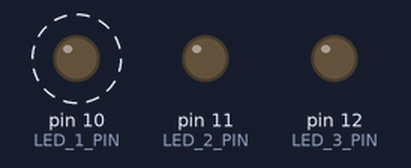
Simulated run of this sketch. Board: Arduino Uno, built with avr-gcc and run on an emulated ATmega328P. Parts: output pins drawn as LEDs (lit = HIGH). Dashed ring = blinking.

Above: at 0.5 s.
At 3.5 s:
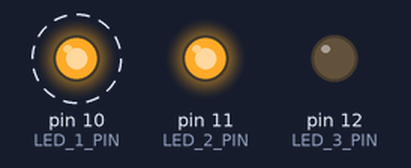
Timing chart, 0 to 5.2 s (numbered marks = the images above):
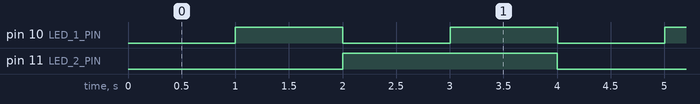

Measured:
- by itself, pin 10 (LED_1_PIN): alternates HIGH for 1.0 s and LOW for 1.0 s
- by itself, pin 11 (LED_2_PIN): alternates HIGH for 2.0 s and LOW for 2.0 s
- by itself, everything shown: repeats every 4.0 s, in 6 steps

The sketch:

protothread-example.ino
```cpp
/* Aplicaciones en tiempo real - FRLP
  Ejemplo: 03
  Circuito simulado: https://www.tinkercad.com/things/ffl84zS9Lln-threads/editel?sharecode=2TBQMTCOTI6vwOd5Vc-v3kFIP0pLY9kaTZ8JEdZDrDg
*/

#include <pt.h>
// Crear tus protothread(s)
#define LED_1_PIN 10
#define LED_2_PIN 11
#define LED_3_PIN 12

unsigned int TIME_INTERVAL_1 = 1000;
unsigned int TIME_INTERVAL_2 = 2000;

static struct pt ptHumedity, ptTemperature; // ref:. https://www.programiz.com/c-programming/c-structures

// Funcion que ejecutara el thread.
static int protothreadBlinkLed1(struct pt *pt, int PIN_ID, int INTERVAL)
{
    static unsigned long timestap = 0;
    // Arrancar el protothread
    PT_BEGIN(pt);
    while (1)
    {

        timestap = millis();
        PT_WAIT_UNTIL(pt, (millis() - timestap) > INTERVAL);

        int currentValueLed1 = digitalRead(PIN_ID);
        currentValueLed1 == HIGH ? digitalWrite(PIN_ID, LOW) : digitalWrite(PIN_ID, HIGH);

    }
    PT_END(pt);
}

static int protothreadBlinkLed2(struct pt *pt, int PIN_ID, int INTERVAL)
{
    static unsigned long timestap = 0;
    // Arrancar el protothread
    PT_BEGIN(pt);
    while (1)
    {

        timestap = millis();
        PT_WAIT_UNTIL(pt, (millis() - timestap) > INTERVAL);

        int currentValueLed1 = digitalRead(PIN_ID);
        currentValueLed1 == HIGH ? digitalWrite(PIN_ID, LOW) : digitalWrite(PIN_ID, HIGH);

    }
    PT_END(pt);
}

void setup()
{
    // Se debe iniciar el thread
    Serial.begin(9600);
    pinMode(LED_1_PIN, OUTPUT);
    pinMode(LED_2_PIN, OUTPUT);
    pinMode(LED_3_PIN, OUTPUT);
    PT_INIT(&ptHumedity);
    PT_INIT(&ptTemperature);

}

void loop()
{
    // Ejecutar la funcion del thread
    protothreadBlinkLed1(&ptHumedity, LED_1_PIN, TIME_INTERVAL_1); // Siempre se pasa el parametro por referencia
    protothreadBlinkLed2(&ptTemperature, LED_2_PIN, TIME_INTERVAL_2);
}
```
